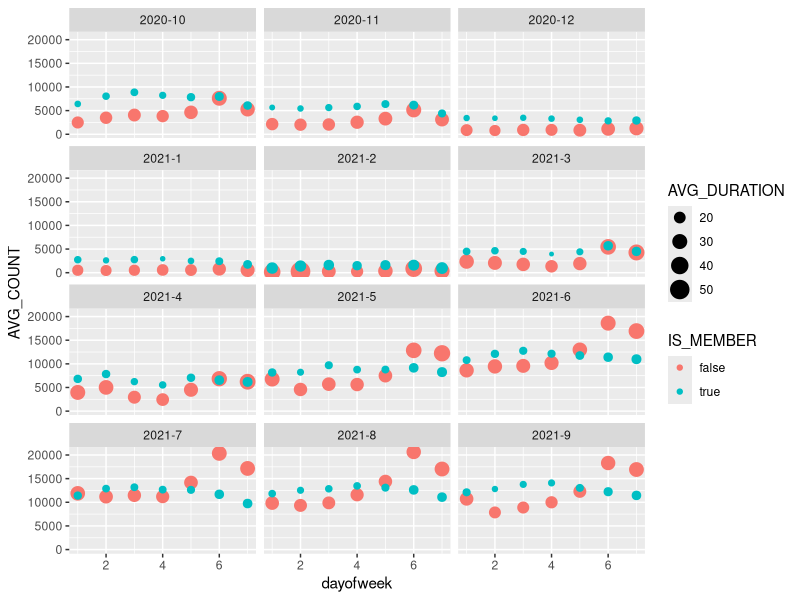
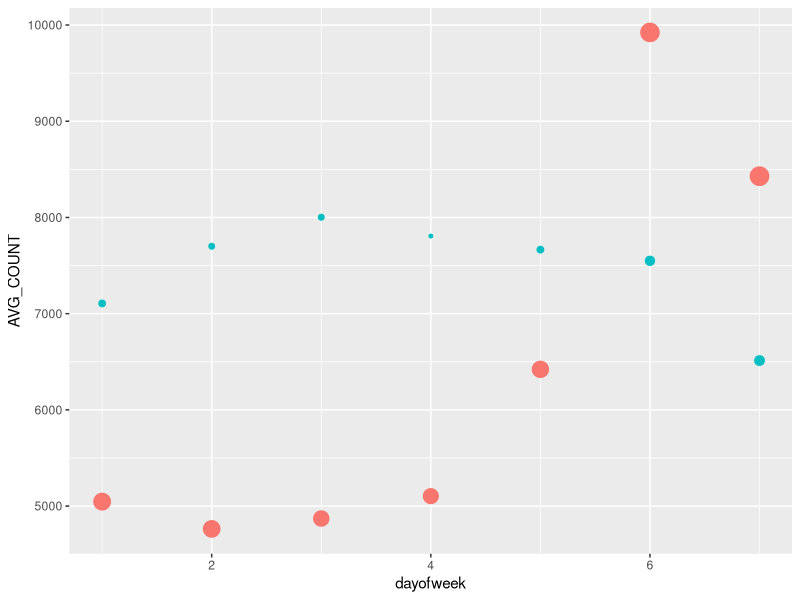
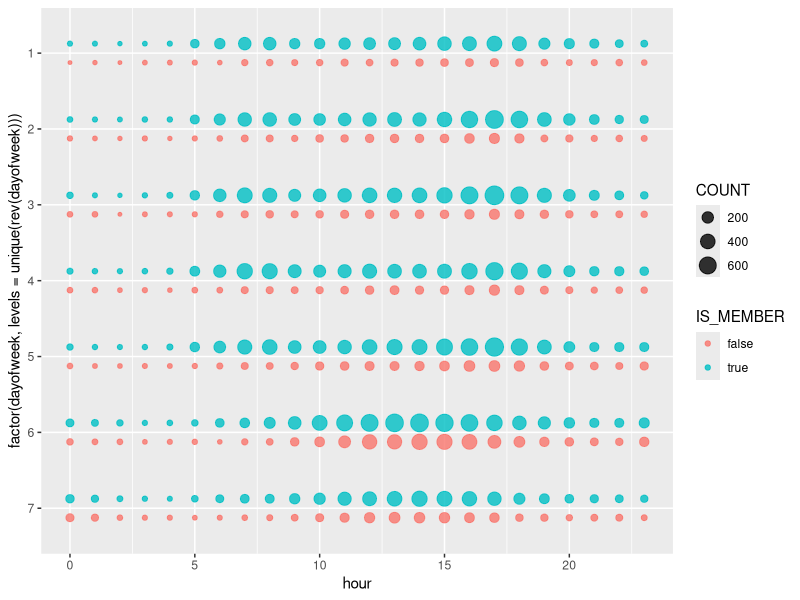
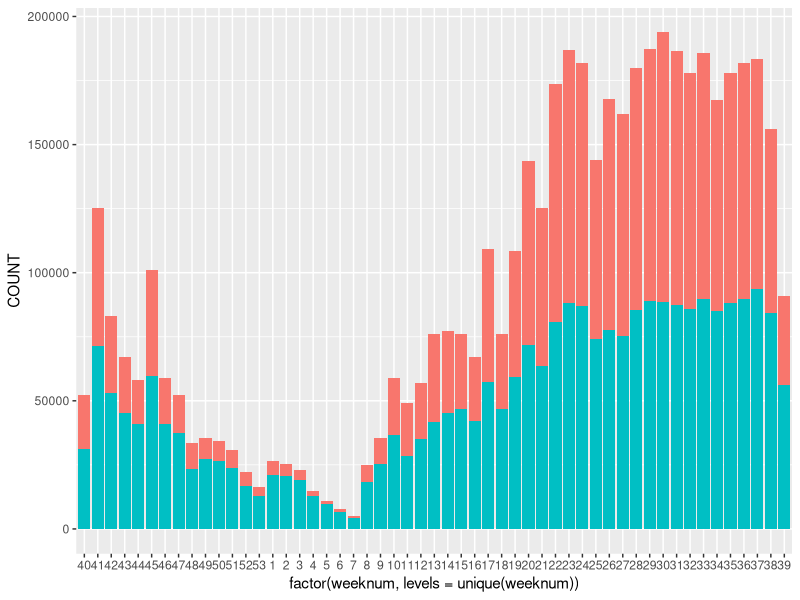
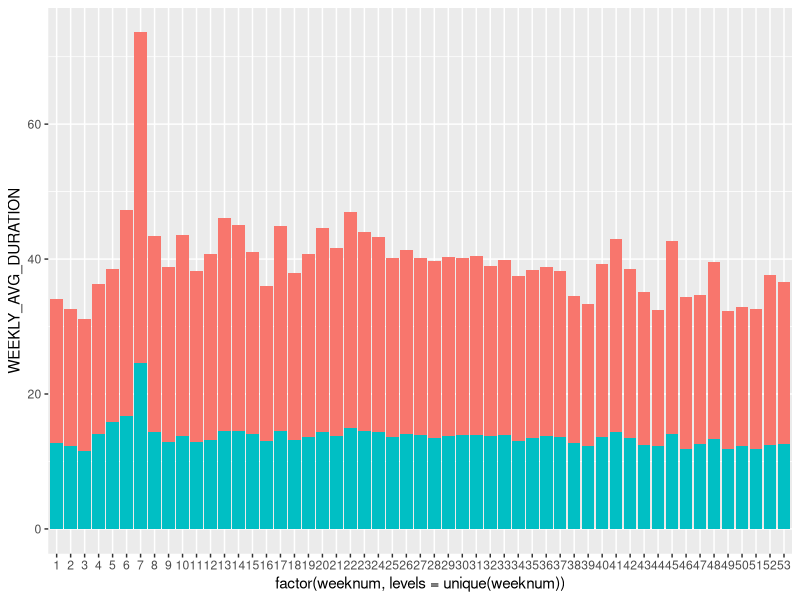
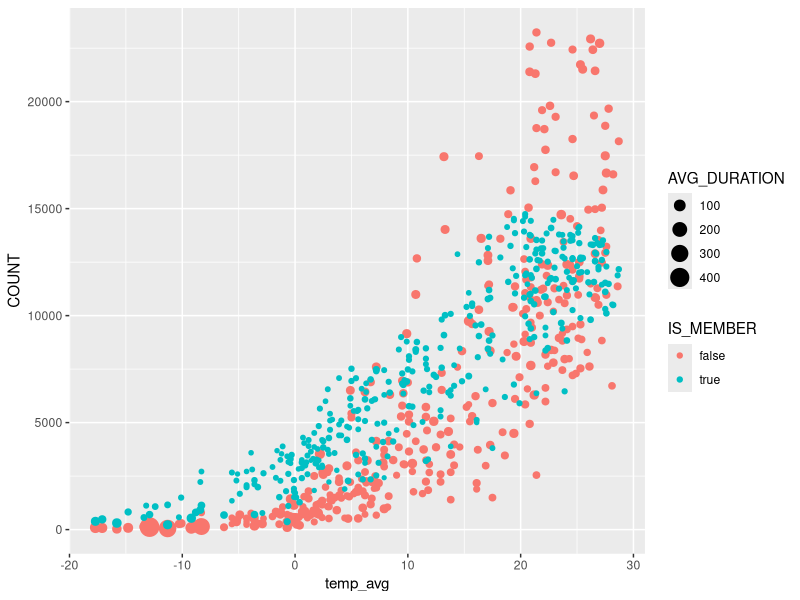
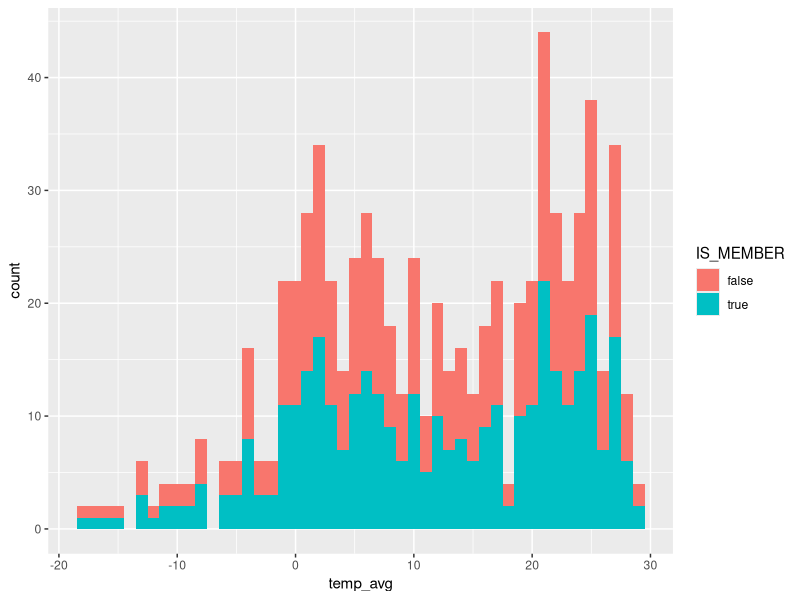
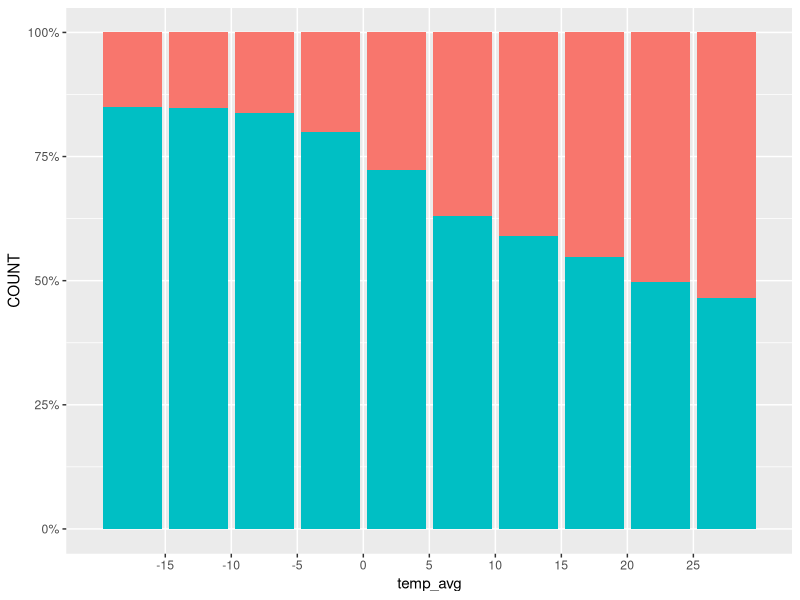

These charts were generated, in order, by the following R code:
## ---- chunk 1
knitr::opts_chunk$set(echo = FALSE, warning = TRUE, message = FALSE)
install.packages("ggplot2", repos = "http://cran.us.r-project.org")
library(ggplot2)
library(dplyr)
## ---- chunk 2
agg_daily_computed_weekdays <- read.csv("agg_daily_computed_weekdays.csv")
head(agg_daily_computed_weekdays, n = 2)
## ---- chunk 3
agg_daily <- read.csv("agg_daily_duration_count.csv")
head(agg_daily, n = 2)
## ---- chunk 4
agg_daily <- read.csv("agg_daily_duration_count.csv")
head(agg_daily, n = 2)
## ---- chunk 5
agg_hourly <- read.csv("agg_hourly_status.csv")
head(agg_hourly, n = 2)
## ---- chunk 6
agg_summarized <- agg_daily %>%
  group_by(YEAR_MONTH, DAYOFWEEK, IS_MEMBER) %>%
  summarize(MEAN_DURATION = mean(AVG_DURATION), MEAN_COUNT = mean(COUNT))
head(agg_summarized, n = 2)
## ---- chunk 7
plot <- agg_daily_computed_weekdays %>%
  group_by(year_month, dayofweek, IS_MEMBER) %>%
  summarize(AVG_COUNT = mean(COUNT), AVG_DURATION = mean(AVG_DURATION))

head(plot, n = 2)

plot %>%
  ggplot(aes(x = dayofweek, y = AVG_COUNT, color = IS_MEMBER, size = AVG_DURATION)) +
  geom_point() +
  facet_wrap(~year_month, ncol = 3)
## ---- chunk 8
plot <- agg_daily_computed_weekdays %>%
  group_by(dayofweek, IS_MEMBER) %>%
  summarize(AVG_COUNT = mean(COUNT), AVG_DURATION = mean(AVG_DURATION))

head(plot, n = 2)

plot %>%
  ggplot(aes(x = dayofweek, y = AVG_COUNT, color = IS_MEMBER, size = AVG_DURATION)) +
  geom_point() +
  theme(legend.position = "none")
## ---- chunk 9
agg_hourly %>%
  ggplot(aes(
    x = hour,
    y = factor(dayofweek, levels = unique(rev(dayofweek))),
    color = IS_MEMBER, size = COUNT
  )) +
  geom_point(position = position_dodge(width = 0.5), alpha = 0.8)
# scale_color_brewer(palette = "Pastel1")
## ---- chunk 10
head(agg_daily_computed_weekdays, n = 2)

agg_daily_computed_weekdays %>%
  ggplot(aes(
    x = factor(weeknum, levels = unique(weeknum)),
    y = COUNT,
    fill = IS_MEMBER
  )) +
  geom_bar(stat = "identity") +
  theme(legend.position = "none")
## ---- chunk 11
# y = factor(weeknum, levels = unique(rev(weeknum)))
agg_daily_computed_weekdays %>%
  # select(-STDDEV_DURATION, -MIN_DURATION, -MAX_DURATION) %>%
  group_by(weeknum, IS_MEMBER) %>%
  summarize(WEEKLY_AVG_DURATION = mean(AVG_DURATION)) %>%
  ggplot(aes(
    x = factor(weeknum, levels = unique(weeknum)),
    y = WEEKLY_AVG_DURATION,
    fill = IS_MEMBER
  )) +
  geom_bar(stat = "identity") +
  theme(legend.position = "none")
## ---- chunk 12
weather <- read.csv("agg-daily-trips-weather.csv")
weather %>%
  select(-wind_2min_peak, -temp_min, -temp_max) %>%
  head(n = 2)
## ---- chunk 13

ggplot(data = weather, aes(x = temp_avg, y = COUNT, color = IS_MEMBER, size = AVG_DURATION)) +
  geom_point()
## ---- chunk 14
ggplot(data = weather, aes(x = temp_avg, fill = IS_MEMBER, size = AVG_DURATION)) +
  geom_histogram(binwidth = 1)
## ---- chunk 15
weather %>%
  ggplot(aes(x = temp_avg, y = COUNT, fill = IS_MEMBER, size = AVG_DURATION)) +
  geom_col(position = "fill") +
  scale_x_binned() +
  scale_y_continuous(labels = scales::percent) +
  theme(legend.position = "none")
## ---- chunk 16
weather %>%
  filter(rain <= 20) %>%
  ggplot(aes(x = rain, fill = IS_MEMBER, size = AVG_DURATION)) +
  geom_histogram(binwidth = 1) +
  scale_fill_brewer(palette = "Pastel1")
## ---- chunk 17
weather %>%
  filter(rain <= 20) %>%
  ggplot(aes(x = rain, y = COUNT, fill = IS_MEMBER, size = AVG_DURATION)) +
  geom_col(position = "fill") +
  scale_x_binned() +
  scale_y_continuous(labels = scales::percent) +
  theme(legend.position = "none") +
  scale_fill_brewer(palette = "Pastel1")
## ---- chunk 18
weather %>%
  filter(wind_avg <= 10) %>%
  ggplot(aes(x = wind_avg, y = COUNT, fill = IS_MEMBER, size = AVG_DURATION)) +
  geom_col() +
  scale_x_binned() +
  scale_fill_brewer(palette = "Pastel1")
## ---- chunk 19
weather %>%
  filter(wind_avg <= 10) %>%
  ggplot(aes(x = wind_avg, y = COUNT, fill = IS_MEMBER, size = AVG_DURATION)) +
  geom_col(position = "fill") +
  scale_x_binned() +
  scale_fill_brewer(palette = "Pastel1") +
  scale_y_continuous(labels = scales::percent) +
  theme(legend.position = "none")
